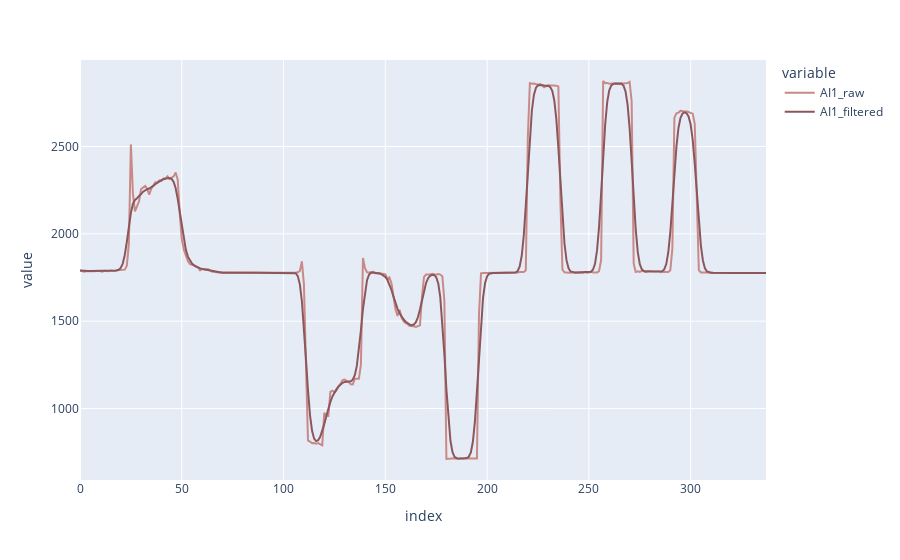

The code cell stored with this chart in its notebook:
### Code cell
import pandas as pd
import biosppy as bp

data = pd.read_csv(file_path, skiprows=1, header=0, delimiter="\t", skipfooter=2, engine='python')
data["AI1_filtered"], _, _ = bp.signals.tools.filter_signal(signal=data["AI1_raw"].to_numpy(), ftype='FIR', band='lowpass', order=8, frequency=1, sampling_rate=10.0)

px.line(data, y=["AI1_raw", "AI1_filtered"], color_discrete_sequence=color_palette)

### Figure 1 — Plotly figure (JSON) as saved in the notebook; plotly's stock layout.template omitted (floating-point values rounded to 4 significant figures; data arrays with more than 128 entries replaced by an {"elided": "..."} marker saying what was removed)
{"data": [{"hovertemplate": "variable=AI1_raw<br>index=%{x}<br>value=%{y}<extra></extra>", "legendgroup": "AI1_raw", "line": {"color": "#C98986", "dash": "solid"}, "marker": {"symbol": "circle"}, "mode": "lines", "name": "AI1_raw", "orientation": "v", "showlegend": true, "type": "scatter", "x": {"elided": "338 int values"}, "xaxis": "x", "y": {"elided": "338 int values"}, "yaxis": "y"}, {"hovertemplate": "variable=AI1_filtered<br>index=%{x}<br>value=%{y}<extra></extra>", "legendgroup": "AI1_filtered", "line": {"color": "#8B575C", "dash": "solid"}, "marker": {"symbol": "circle"}, "mode": "lines", "name": "AI1_filtered", "orientation": "v", "showlegend": true, "type": "scatter", "x": {"elided": "338 int values"}, "xaxis": "x", "y": {"elided": "338 float values"}, "yaxis": "y"}], "layout": {"legend": {"title": {"text": "variable"}, "tracegroupgap": 0}, "margin": {"t": 60}, "xaxis": {"anchor": "y", "domain": [0, 1], "title": {"text": "index"}}, "yaxis": {"anchor": "x", "domain": [0, 1], "title": {"text": "value"}}}}
